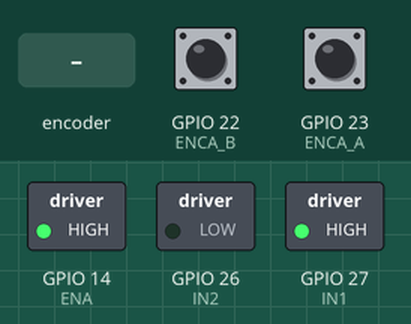
The program below on a simulated ESP32. On the bench: switched loads named in the program (green lamp = pin HIGH). The test bench sets the inputs (shaded band); at power-on: GPIO 22 (ENCA_B) HIGH, GPIO 23 (ENCA_A) HIGH. What the program prints to the serial monitor is not drawn.

Above: at 1.2 s.
1.3 s: rotary encoder on GPIO 23 (ENCA_A) / GPIO 22 (ENCA_B) turned 1 step (first pin leading)
Timing chart, 0 to 4.3 s (numbered marks = the images above; inputs shaded):
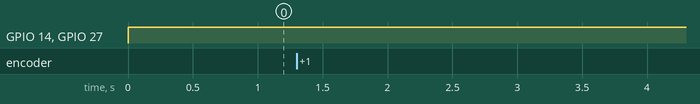

Measured:
- after the input at 1.3 s, every drawn part: stays the same

The program:

main.cpp
```cpp
// DC Motor wiring:
// Red Wire - positive power supply of motor(+)(change positive and negative of motor the rotation will change)
// White Wire - negative power supply of motor(-)(change positive and negative of motor the rotation will change))
// Yellow Wire - signal feedback (motor one turn has 11 signals)
// Green Wire - signal feedback (motor one turn has 11 signals)
// Blue Wire - positive of encoder power supply(+)(3.3-5V),cannot be wrong
// Black Wire - negative of encoder power supply(-)(3.3-5V),cannot be wrong

#include <Arduino.h>

#define ENC_COUNTS_REVOLUTION 11
#define GEARBOX_REDUCTION 46.8
// Motor A
#define ENA 14
#define IN1 27
#define IN2 26
// Encoder A
#define ENCA_A 23
#define ENCA_B 22
// 1 = Forward; -1 = Reverse; 0 = Stop
int direction_A = 0;
// Keep track of the number of ENCA pulses
volatile long ENCA_pulse_count = 0;
// Variable for RPM measuerment
float previousENCA_rpm = 0;
float ENCA_rpm = 0;
// Interval for measurements
int interval = 1000;
// Counters for microseconds during interval
long previousMicros = 0;
long currentMicros = 0;
// Variable for angular velocity measurement
float ENCA_ang_velocity = 0;
float ENCA_ang_velocity_deg = 0;

void setMotor(int dir, int pwmVal, int pwm, int in1, int in2)
{
  analogWrite(pwm, pwmVal);
  if (dir == 1)
  {
    digitalWrite(in1, HIGH);
    digitalWrite(in2, LOW);
  }
  else if (dir == -1)
  {
    digitalWrite(in1, LOW);
    digitalWrite(in2, HIGH);
  }
  else
  {
    digitalWrite(in1, LOW);
    digitalWrite(in2, LOW);
  }
}

// Increment the number of pulses by 1
void increment_pulse()
{

  // Reads the value from encoder
  int val = digitalRead(ENCA_B);

  if (val == LOW)
  {
    direction_A = false; // Reverse
  }
  else
  {
    direction_A = true; // Forward
  }

  if (direction_A)
  {
    ENCA_pulse_count++;
  }
  else
  {
    ENCA_pulse_count--;
  }
}

void read_encoder()
{
  // If interval has passed, print the number of pulses
  if (currentMicros - previousMicros > interval)
  {
    previousMicros = currentMicros;

    // Calculate revolutions per minute
    previousENCA_rpm = ENCA_rpm;

    ENCA_rpm = (float)(ENCA_pulse_count * 60 / ENC_COUNTS_REVOLUTION);

    // Serial.print(" Speed(RPM): ");
    // Serial.print(ENCA_rpm);
    // Serial.print(", Mean: ");
    // Serial.print((float)((ENCA_rpm + previousENCA_rpm) / 2));
    // Serial.println();

    ENCA_pulse_count = 0;
  }
}
void setup()
{
  Serial.begin(9600);
  pinMode(ENA, OUTPUT);
  pinMode(IN1, OUTPUT);
  pinMode(IN2, OUTPUT);
  pinMode(ENCA_A, INPUT);
  pinMode(ENCA_B, INPUT);

  // Set pin states of the encoder
  pinMode(ENCA_A, INPUT_PULLUP);
  pinMode(ENCA_B, INPUT);

  // Every time the pin goes high, this is a pulse
  attachInterrupt(digitalPinToInterrupt(ENCA_A), increment_pulse, RISING);
}

void loop()
{
  // Setpoint (onda senoidal)
  float vt = 100 * (float)abs(sin(micros() / 1e6));
  float kp = 100;
  float e = vt - ENCA_rpm;
  float u = kp * e; // controller

  // Applies controller
  int dir = -1;
  if (u < 0)
  {
    dir = 1;
  }
  int pwmVal = (int)fabs(u);
  if (pwmVal > 255)
  {
    pwmVal = 255;
  }
  setMotor(1, 255, ENA, IN1, IN2);
  // Record the time
  currentMicros = micros();
  read_encoder();

  Serial.print("Setpoint:");
  Serial.print(vt);
  Serial.print(",");
  Serial.print("RPM:");
  Serial.println(ENCA_rpm);
}
```
